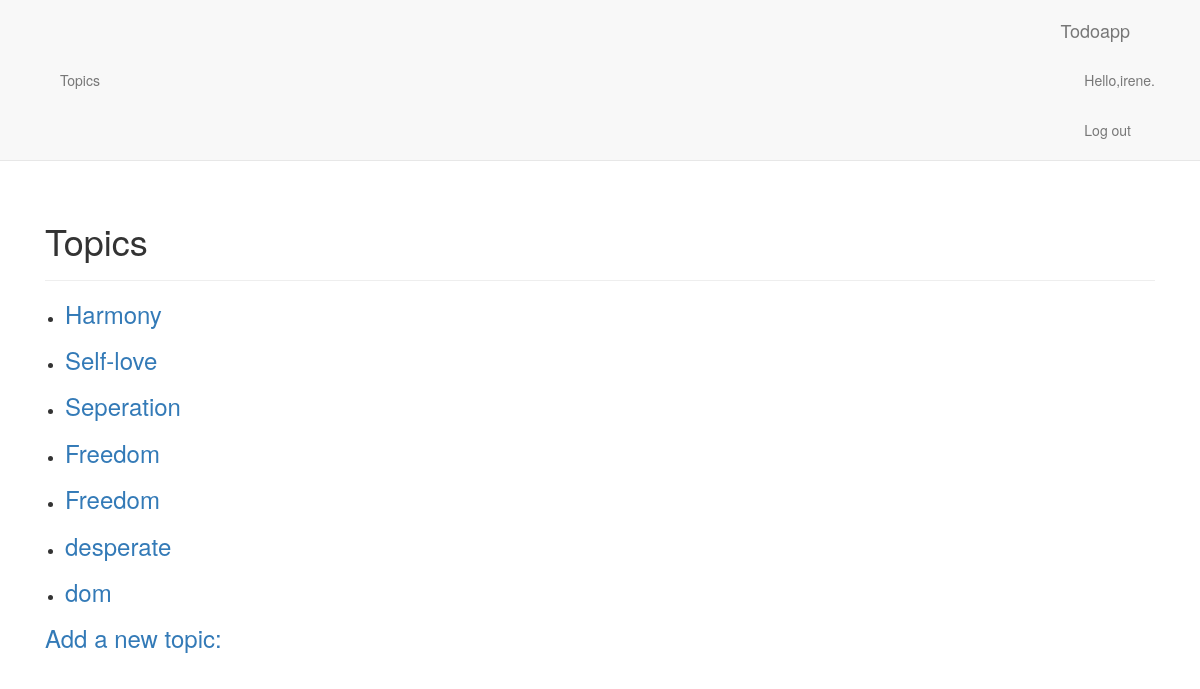
Screenshot of /todoapp/topics/ (signed in) with the database file from the repository.
### todoapp/models.py (models this page shows)
class Topic(models.Model):
    text = models.CharField(max_length=200)
    date_added = models.DateTimeField(auto_now=True)
    owner = models.ForeignKey(User,on_delete=models.CASCADE)
    def __str__(self):
        return self.text

### todoapp/views.py (the view)
# urls.py: path('topics/',views.topics,name='topics'),
@login_required
def topics(request):
    topics = Topic.objects.filter(owner=request.user).order_by('date_added')
    context={'topics': topics}
    return render(request,'todoapp/topics.html',context)

### todoapp/templates/todoapp/topics.html
{% extends "todoapp/base.html" %}
{% block header%}
   <h1>Topics</h1>
{% endblock header %}
{% block content %}
 <ul>
   {% for topic in topics %}
      <li>
         <h3>
            <a href="{% url 'todoapp:topic' topic.id %}">{{topic}}</a>
         </h3>
      </li>
{% empty %}
   <li>No topics have been added yet.</li>
{% endfor %}
</ul>
<h3><a href="{% url 'todoapp:new_topic'%}">Add a new topic:</a></h3>
{% endblock content %}

### todoapp/templates/todoapp/base.html (shortened to what this page needs)
   {% load bootstrap3 %}
   <!DOCTYPE html>
   <html lang="en">
   <head>
    <link href="https://cdn.jsdelivr.net/npm/bootstrap@5.1.3/dist/css/bootstrap.min.css" rel="stylesheet">
     {% bootstrap_css%}
   </head>
   <body>
     <nav class="navbar navbar-default navbar-static-top">
       <div class="container">
         <div class="navbar-header">
           <a class="navbar-brand" href="{% url 'todoapp:index' %} ">Todoapp</a>
         </div>
         <div id="navbar" class="navbar-collapse collapse">
           <ul class="nav navbar-nav">
             <li><a href="{% url 'todoapp:topics'%}">Topics</a></li>
           </ul>
           <ul class="nav navbar-nav navbar-right">
             {% if user.is_authenticated %}
                <li><a>Hello,{{ user.username}}.</a></li>
                <li><a href="{% url 'users:logout' %}">Log out</a></li>
              {% else %}
                 <li><a href="{% url 'users:register' %}">Register</a></li>
                 <li><a href="{% url 'users:login' %}">Login</a></li>
              {% endif %}
           </ul>
         </div>
       </div>
     </nav>
     <div class="container">
       <div class="page-header">
         {% block header%}{% endblock header %}
       </div>
       <div>
         {% block content%}{% endblock content %}
       </div>
     </div>
   </body>
   </html>

### rows the page displays
Topic: text "Harmony"
Topic: text "Self-love"
Topic: text "Seperation"
Topic: text "Freedom"
Topic: text "Freedom"
Topic: text "desperate"
Topic: text "dom"

### other values shown
{{ user.username }} "irene"
